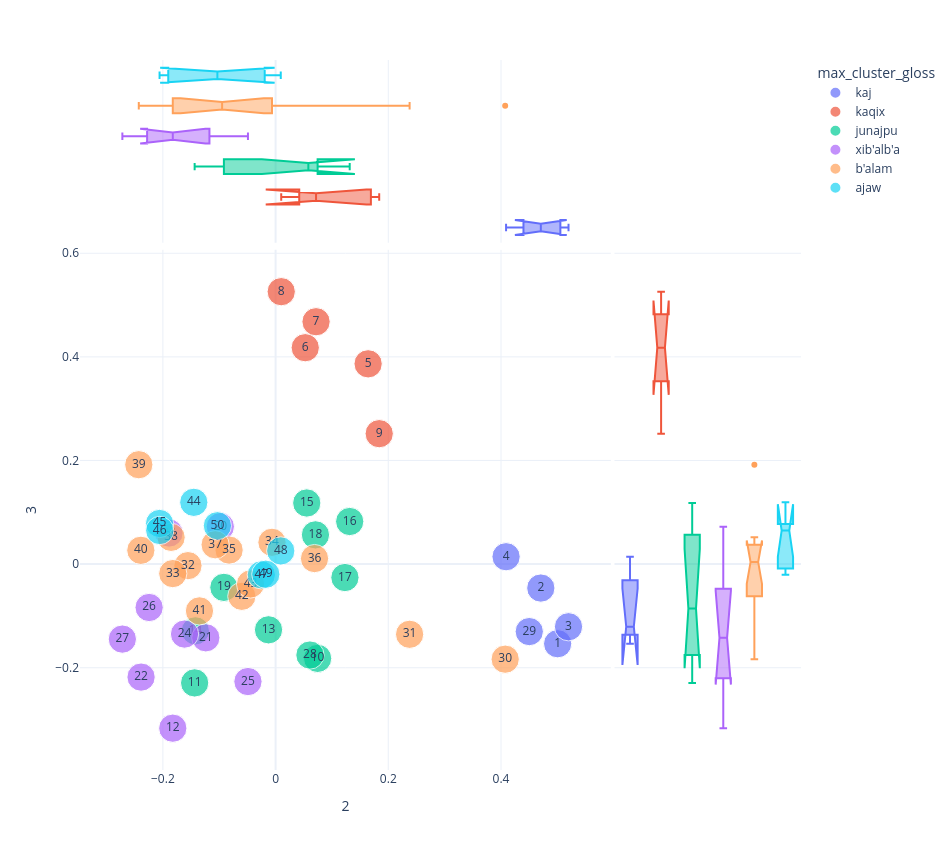
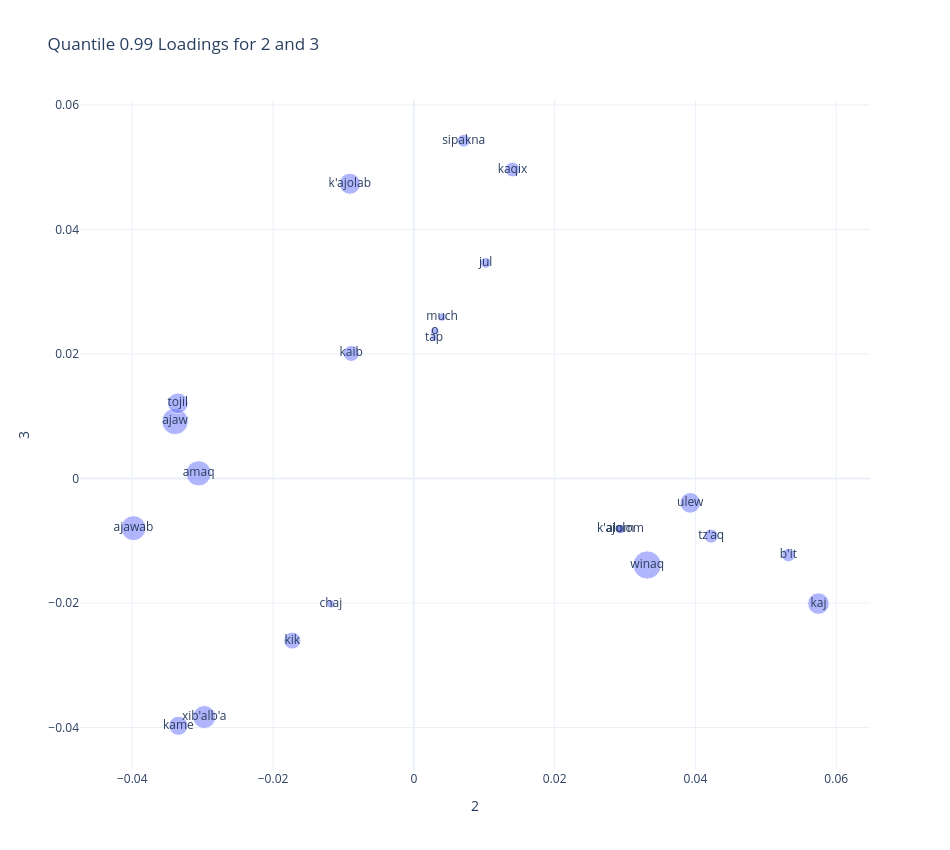

Notebook code for these charts, in order:
### Code cell
plot_pca(2,3)

### Figure 1 — Plotly figure (JSON) as saved in the notebook; plotly's stock layout.template omitted (floating-point values rounded to 4 significant figures)
{"data": [{"hovertemplate": "max_cluster_gloss=kaj<br>2=%{x}<br>3=%{y}<br>size=%{marker.size}<br>chunk_id=%{text}<extra></extra>", "legendgroup": "kaj", "marker": {"color": "#636efa", "size": [1, 1, 1, 1, 1], "sizemode": "area", "sizeref": 0.0025, "symbol": "circle"}, "mode": "markers+text", "name": "kaj", "orientation": "v", "showlegend": true, "text": [1, 2, 3, 4, 29], "type": "scatter", "x": [0.5005, 0.4706, 0.5198, 0.409, 0.4501], "xaxis": "x", "y": [-0.1537, -0.0462, -0.1209, 0.01425, -0.1302], "yaxis": "y"}, {"alignmentgroup": "True", "hovertemplate": "max_cluster_gloss=kaj<br>2=%{x}<extra></extra>", "legendgroup": "kaj", "marker": {"color": "#636efa", "symbol": "circle"}, "name": "kaj", "notched": true, "offsetgroup": "kaj", "showlegend": false, "type": "box", "x": [0.5005, 0.4706, 0.5198, 0.409, 0.4501], "xaxis": "x3", "yaxis": "y3"}, {"alignmentgroup": "True", "hovertemplate": "max_cluster_gloss=kaj<br>3=%{y}<extra></extra>", "legendgroup": "kaj", "marker": {"color": "#636efa", "symbol": "circle"}, "name": "kaj", "notched": true, "offsetgroup": "kaj", "showlegend": false, "type": "box", "xaxis": "x2", "y": [-0.1537, -0.0462, -0.1209, 0.01425, -0.1302], "yaxis": "y2"}, {"hovertemplate": "max_cluster_gloss=kaqix<br>2=%{x}<br>3=%{y}<br>size=%{marker.size}<br>chunk_id=%{text}<extra></extra>", "legendgroup": "kaqix", "marker": {"color": "#EF553B", "size": [1, 1, 1, 1, 1], "sizemode": "area", "sizeref": 0.0025, "symbol": "circle"}, "mode": "markers+text", "name": "kaqix", "orientation": "v", "showlegend": true, "text": [5, 6, 7, 8, 9], "type": "scatter", "x": [0.1642, 0.05262, 0.0718, 0.01, 0.1839], "xaxis": "x", "y": [0.3866, 0.4177, 0.4678, 0.5258, 0.2518], "yaxis": "y"}, {"alignmentgroup": "True", "hovertemplate": "max_cluster_gloss=kaqix<br>2=%{x}<extra></extra>", "legendgroup": "kaqix", "marker": {"color": "#EF553B", "symbol": "circle"}, "name": "kaqix", "notched": true, "offsetgroup": "kaqix", "showlegend": false, "type": "box", "x": [0.1642, 0.05262, 0.0718, 0.01, 0.1839], "xaxis": "x3", "yaxis": "y3"}, {"alignmentgroup": "True", "hovertemplate": "max_cluster_gloss=kaqix<br>3=%{y}<extra></extra>", "legendgroup": "kaqix", "marker": {"color": "#EF553B", "symbol": "circle"}, "name": "kaqix", "notched": true, "offsetgroup": "kaqix", "showlegend": false, "type": "box", "xaxis": "x2", "y": [0.3866, 0.4177, 0.4678, 0.5258, 0.2518], "yaxis": "y2"}, {"hovertemplate": "max_cluster_gloss=junajpu<br>2=%{x}<br>3=%{y}<br>size=%{marker.size}<br>chunk_id=%{text}<extra></extra>", "legendgroup": "junajpu", "marker": {"color": "#00cc96", "size": [1, 1, 1, 1, 1, 1, 1, 1, 1, 1], "sizemode": "area", "sizeref": 0.0025, "symbol": "circle"}, "mode": "markers+text", "name": "junajpu", "orientation": "v", "showlegend": true, "text": [10, 11, 13, 14, 15, 16, 17, 18, 19, 28], "type": "scatter", "x": [0.07459, -0.1436, -0.01252, -0.1423, 0.05532, 0.1315, 0.1231, 0.07075, -0.0917, 0.06097], "xaxis": "x", "y": [-0.182, -0.2293, -0.1268, -0.1288, 0.118, 0.08222, -0.02591, 0.05646, -0.0449, -0.1755], "yaxis": "y"}, {"alignmentgroup": "True", "hovertemplate": "max_cluster_gloss=junajpu<br>2=%{x}<extra></extra>", "legendgroup": "junajpu", "marker": {"color": "#00cc96", "symbol": "circle"}, "name": "junajpu", "notched": true, "offsetgroup": "junajpu", "showlegend": false, "type": "box", "x": [0.07459, -0.1436, -0.01252, -0.1423, 0.05532, 0.1315, 0.1231, 0.07075, -0.0917, 0.06097], "xaxis": "x3", "yaxis": "y3"}, {"alignmentgroup": "True", "hovertemplate": "max_cluster_gloss=junajpu<br>3=%{y}<extra></extra>", "legendgroup": "junajpu", "marker": {"color": "#00cc96", "symbol": "circle"}, "name": "junajpu", "notched": true, "offsetgroup": "junajpu", "showlegend": false, "type": "box", "xaxis": "x2", "y": [-0.182, -0.2293, -0.1268, -0.1288, 0.118, 0.08222, -0.02591, 0.05646, -0.0449, -0.1755], "yaxis": "y2"}, {"hovertemplate": "max_cluster_gloss=xib'alb'a<br>2=%{x}<br>3=%{y}<br>size=%{marker.size}<br>chunk_id=%{text}<extra></extra>", "legendgroup": "xib'alb'a", "marker": {"color": "#ab63fa", "size": [1, 1, 1, 1, 1, 1, 1, 1, 1], "sizemode": "area", "sizeref": 0.0025, "symbol": "circle"}, "mode": "markers+text", "name": "xib'alb'a", "orientation": "v", "showlegend": true, "text": [12, 20, 21, 22, 23, 24, 25, 26, 27], "type": "scatter", "x": [-0.1824, -0.09806, -0.1238, -0.2387, -0.1891, -0.1616, -0.04904, -0.2244, -0.2719], "xaxis": "x", "y": [-0.3167, 0.07229, -0.1422, -0.218, 0.06001, -0.135, -0.2267, -0.08372, -0.1447], "yaxis": "y"}, {"alignmentgroup": "True", "hovertemplate": "max_cluster_gloss=xib'alb'a<br>2=%{x}<extra></extra>", "legendgroup": "xib'alb'a", "marker": {"color": "#ab63fa", "symbol": "circle"}, "name": "xib'alb'a", "notched": true, "offsetgroup": "xib'alb'a", "showlegend": false, "type": "box", "x": [-0.1824, -0.09806, -0.1238, -0.2387, -0.1891, -0.1616, -0.04904, -0.2244, -0.2719], "xaxis": "x3", "yaxis": "y3"}, {"alignmentgroup": "True", "hovertemplate": "max_cluster_gloss=xib'alb'a<br>3=%{y}<extra></extra>", "legendgroup": "xib'alb'a", "marker": {"color": "#ab63fa", "symbol": "circle"}, "name": "xib'alb'a", "notched": true, "offsetgroup": "xib'alb'a", "showlegend": false, "type": "box", "xaxis": "x2", "y": [-0.3167, 0.07229, -0.1422, -0.218, 0.06001, -0.135, -0.2267, -0.08372, -0.1447], "yaxis": "y2"}, {"hovertemplate": "max_cluster_gloss=b'alam<br>2=%{x}<br>3=%{y}<br>size=%{marker.size}<br>chunk_id=%{text}<extra></extra>", "legendgroup": "b'alam", "marker": {"color": "#FFA15A", "size": [1, 1, 1, 1, 1, 1, 1, 1, 1, 1, 1, 1, 1, 1], "sizemode": "area", "sizeref": 0.0025, "symbol": "circle"}, "mode": "markers+text", "name": "b'alam", "orientation": "v", "showlegend": true, "text": [30, 31, 32, 33, 34, 35, 36, 37, 38, 39, 40, 41, 42, 43], "type": "scatter", "x": [0.4074, 0.2378, -0.1555, -0.1824, -0.006401, -0.0825, 0.0691, -0.1072, -0.1854, -0.2427, -0.2391, -0.1351, -0.05992, -0.04442], "xaxis": "x", "y": [-0.1835, -0.1355, -0.002939, -0.01829, 0.04209, 0.0271, 0.0107, 0.03738, 0.05162, 0.1919, 0.02667, -0.09029, -0.06214, -0.03831], "yaxis": "y"}, {"alignmentgroup": "True", "hovertemplate": "max_cluster_gloss=b'alam<br>2=%{x}<extra></extra>", "legendgroup": "b'alam", "marker": {"color": "#FFA15A", "symbol": "circle"}, "name": "b'alam", "notched": true, "offsetgroup": "b'alam", "showlegend": false, "type": "box", "x": [0.4074, 0.2378, -0.1555, -0.1824, -0.006401, -0.0825, 0.0691, -0.1072, -0.1854, -0.2427, -0.2391, -0.1351, -0.05992, -0.04442], "xaxis": "x3", "yaxis": "y3"}, {"alignmentgroup": "True", "hovertemplate": "max_cluster_gloss=b'alam<br>3=%{y}<extra></extra>", "legendgroup": "b'alam", "marker": {"color": "#FFA15A", "symbol": "circle"}, "name": "b'alam", "notched": true, "offsetgroup": "b'alam", "showlegend": false, "type": "box", "xaxis": "x2", "y": [-0.1835, -0.1355, -0.002939, -0.01829, 0.04209, 0.0271, 0.0107, 0.03738, 0.05162, 0.1919, 0.02667, -0.09029, -0.06214, -0.03831], "yaxis": "y2"}, {"hovertemplate": "max_cluster_gloss=ajaw<br>2=%{x}<br>3=%{y}<br>size=%{marker.size}<br>chunk_id=%{text}<extra></extra>", "legendgroup": "ajaw", "marker": {"color": "#19d3f3", "size": [1, 1, 1, 1, 1, 1, 1], "sizemode": "area", "sizeref": 0.0025, "symbol": "circle"}, "mode": "markers+text", "name": "ajaw", "orientation": "v", "showlegend": true, "text": [44, 45, 46, 47, 48, 49, 50], "type": "scatter", "x": [-0.1451, -0.2059, -0.2056, -0.02528, 0.009195, -0.01732, -0.1033], "xaxis": "x", "y": [0.1193, 0.07842, 0.06484, -0.02077, 0.02546, -0.01949, 0.07409], "yaxis": "y"}, {"alignmentgroup": "True", "hovertemplate": "max_cluster_gloss=ajaw<br>2=%{x}<extra></extra>", "legendgroup": "ajaw", "marker": {"color": "#19d3f3", "symbol": "circle"}, "name": "ajaw", "notched": true, "offsetgroup": "ajaw", "showlegend": false, "type": "box", "x": [-0.1451, -0.2059, -0.2056, -0.02528, 0.009195, -0.01732, -0.1033], "xaxis": "x3", "yaxis": "y3"}, {"alignmentgroup": "True", "hovertemplate": "max_cluster_gloss=ajaw<br>3=%{y}<extra></extra>", "legendgroup": "ajaw", "marker": {"color": "#19d3f3", "symbol": "circle"}, "name": "ajaw", "notched": true, "offsetgroup": "ajaw", "showlegend": false, "type": "box", "xaxis": "x2", "y": [0.1193, 0.07842, 0.06484, -0.02077, 0.02546, -0.01949, 0.07409], "yaxis": "y2"}], "layout": {"height": 850, "legend": {"itemsizing": "constant", "title": {"text": "max_cluster_gloss"}, "tracegroupgap": 0}, "margin": {"t": 60}, "width": 950, "xaxis": {"anchor": "y", "autorange": true, "domain": [0, 0.7363], "range": [-0.3477, 0.5956], "title": {"text": "2"}, "type": "linear"}, "xaxis2": {"anchor": "y2", "autorange": true, "domain": [0.7413, 1], "matches": "x2", "range": [-0.5, 5.5], "showgrid": false, "showline": false, "showticklabels": false, "ticks": "", "type": "category"}, "xaxis3": {"anchor": "y3", "autorange": true, "domain": [0, 0.7363], "matches": "x", "range": [-0.3477, 0.5956], "showgrid": true, "showticklabels": false, "type": "linear"}, "xaxis4": {"anchor": "y4", "domain": [0.7413, 1], "matches": "x2", "showgrid": false, "showline": false, "showticklabels": false, "ticks": ""}, "yaxis": {"anchor": "x", "autorange": true, "domain": [0, 0.7326], "range": [-0.3974, 0.6066], "title": {"text": "3"}, "type": "linear"}, "yaxis2": {"anchor": "x2", "autorange": true, "domain": [0, 0.7326], "matches": "y", "range": [-0.3974, 0.6066], "showgrid": true, "showticklabels": false, "type": "linear"}, "yaxis3": {"anchor": "x3", "autorange": true, "domain": [0.7426, 1], "matches": "y3", "range": [-0.5, 5.5], "showgrid": false, "showline": false, "showticklabels": false, "ticks": "", "type": "category"}, "yaxis4": {"anchor": "x4", "domain": [0.7426, 1], "matches": "y3", "showgrid": true, "showline": false, "showticklabels": false, "ticks": ""}}}

### Figure 2 — Plotly figure (JSON) as saved in the notebook; plotly's stock layout.template omitted (floating-point values rounded to 4 significant figures)
{"data": [{"hovertemplate": "2=%{x}<br>3=%{y}<br>n=%{marker.size}<br>text=%{text}<extra></extra>", "legendgroup": "", "marker": {"color": "#636efa", "opacity": 0.5, "size": [137, 122, 17, 125, 35, 17, 91, 72, 84, 39, 83, 156, 103, 13, 23, 87, 50, 43, 57, 14, 15, 32, 10], "sizemode": "area", "sizeref": 0.39, "symbol": "circle"}, "mode": "markers+text", "name": "", "orientation": "v", "showlegend": false, "text": ["ajaw", "ajawab", "alom", "amaq", "b'it", "k'ajolom", "kaj", "kame", "tojil", "tz'aq", "ulew", "winaq", "xib'alb'a", "chaj", "jul", "k'ajolab", "kaib", "kaqix", "kik", "much", "o", "sipakna", "tap"], "type": "scatter", "x": [-0.03392, -0.03982, 0.02934, -0.03058, 0.05321, 0.02934, 0.05747, -0.03344, -0.03352, 0.04223, 0.03925, 0.03314, -0.02977, -0.01179, 0.0102, -0.009089, -0.00889, 0.01401, -0.01727, 0.00402, 0.002977, 0.007082, 0.002867], "xaxis": "x", "y": [0.009165, -0.007981, -0.008105, 0.0008277, -0.01231, -0.008105, -0.02009, -0.03971, 0.01208, -0.009249, -0.003912, -0.01389, -0.03831, -0.02015, 0.03463, 0.04734, 0.02008, 0.04962, -0.02603, 0.02594, 0.02361, 0.05426, 0.02262], "yaxis": "y"}], "layout": {"height": 850, "legend": {"itemsizing": "constant", "tracegroupgap": 0}, "title": {"text": "Quantile 0.99 Loadings for 2 and 3"}, "width": 950, "xaxis": {"anchor": "y", "autorange": true, "domain": [0, 1], "range": [-0.04742, 0.06479], "title": {"text": "2"}, "type": "linear"}, "yaxis": {"anchor": "x", "autorange": true, "domain": [0, 1], "range": [-0.04682, 0.06079], "title": {"text": "3"}, "type": "linear"}}}
